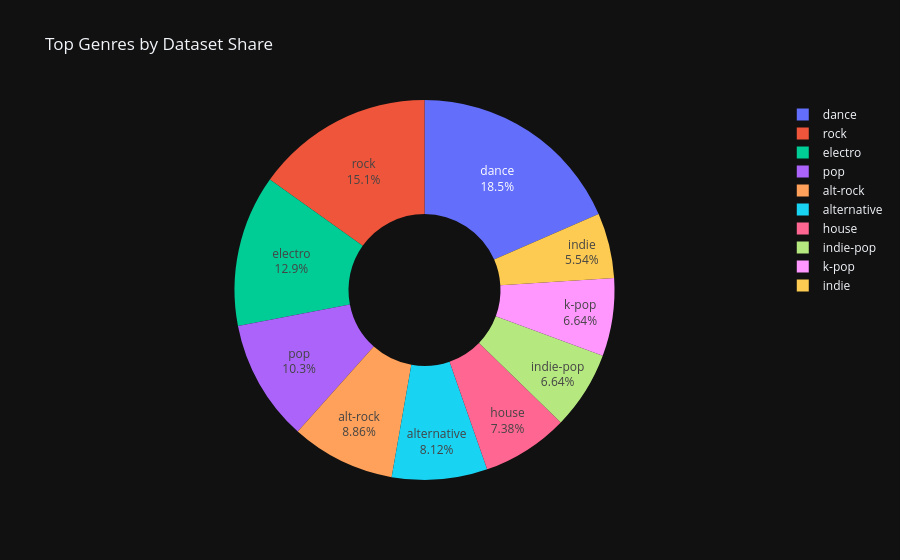

Notebook code for this chart:
### Code cell
top_n = 10

top_genres = genre_counts.head(top_n)

fig = px.pie(
    top_genres,
    names="track_genre",
    values="count",
    title="Top Genres by Dataset Share",
    hole=0.4
)

fig.update_traces(textposition="inside", textinfo="percent+label")
fig.update_layout(template="plotly_dark")

fig.show()

### Figure 1 — Plotly figure (JSON) as saved in the notebook; plotly's stock layout.template omitted (floating-point values rounded to 4 significant figures)
{"data": [{"domain": {"x": [0, 1], "y": [0, 1]}, "hole": 0.4, "hovertemplate": "track_genre=%{label}<br>count=%{value}<extra></extra>", "labels": ["dance", "rock", "electro", "pop", "alt-rock", "alternative", "house", "indie-pop", "k-pop", "indie"], "legendgroup": "", "name": "", "showlegend": true, "textinfo": "percent+label", "textposition": "inside", "type": "pie", "values": [50, 41, 35, 28, 24, 22, 20, 18, 18, 15]}], "layout": {"legend": {"tracegroupgap": 0}, "title": {"text": "Top Genres by Dataset Share"}}}
